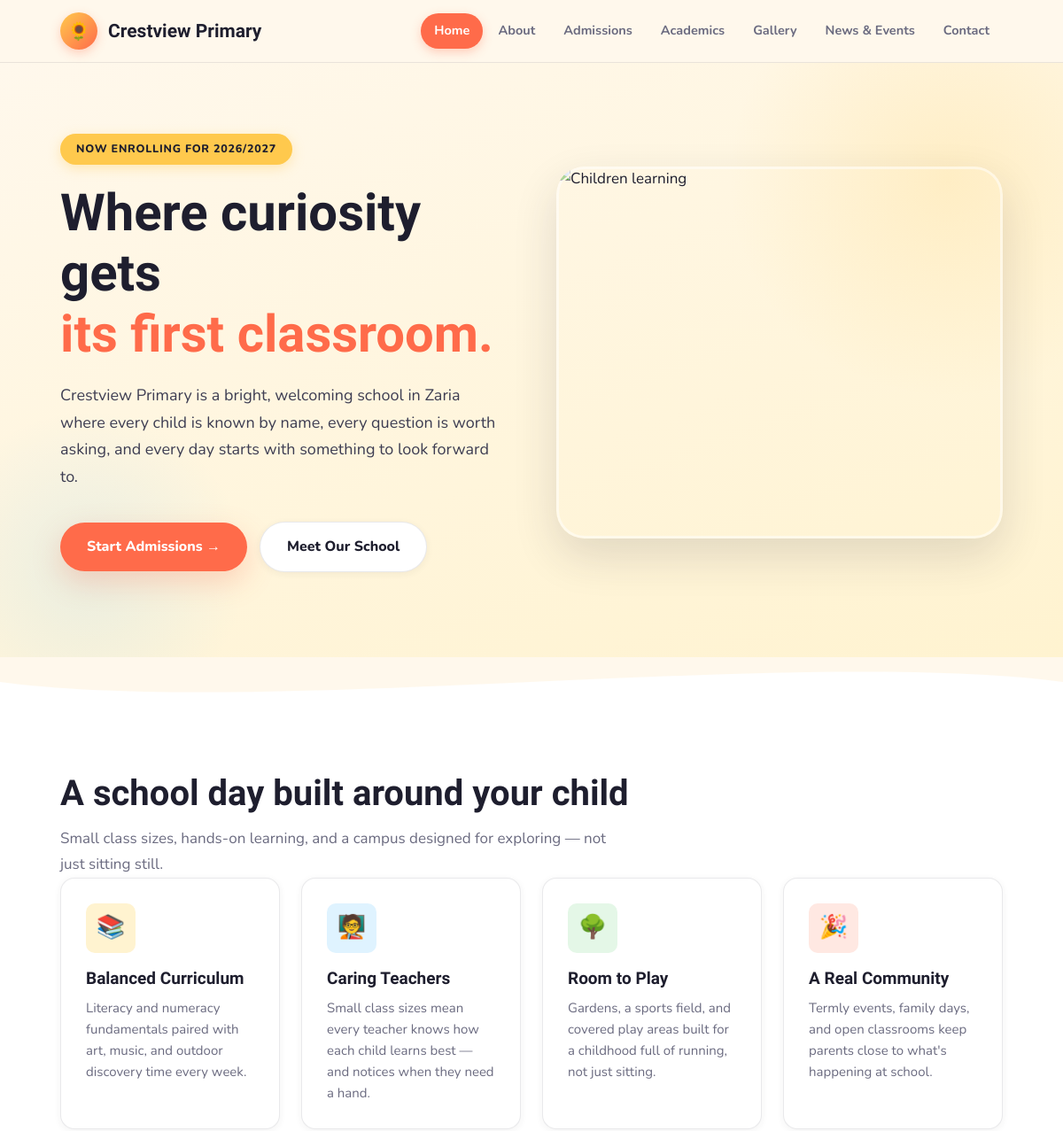
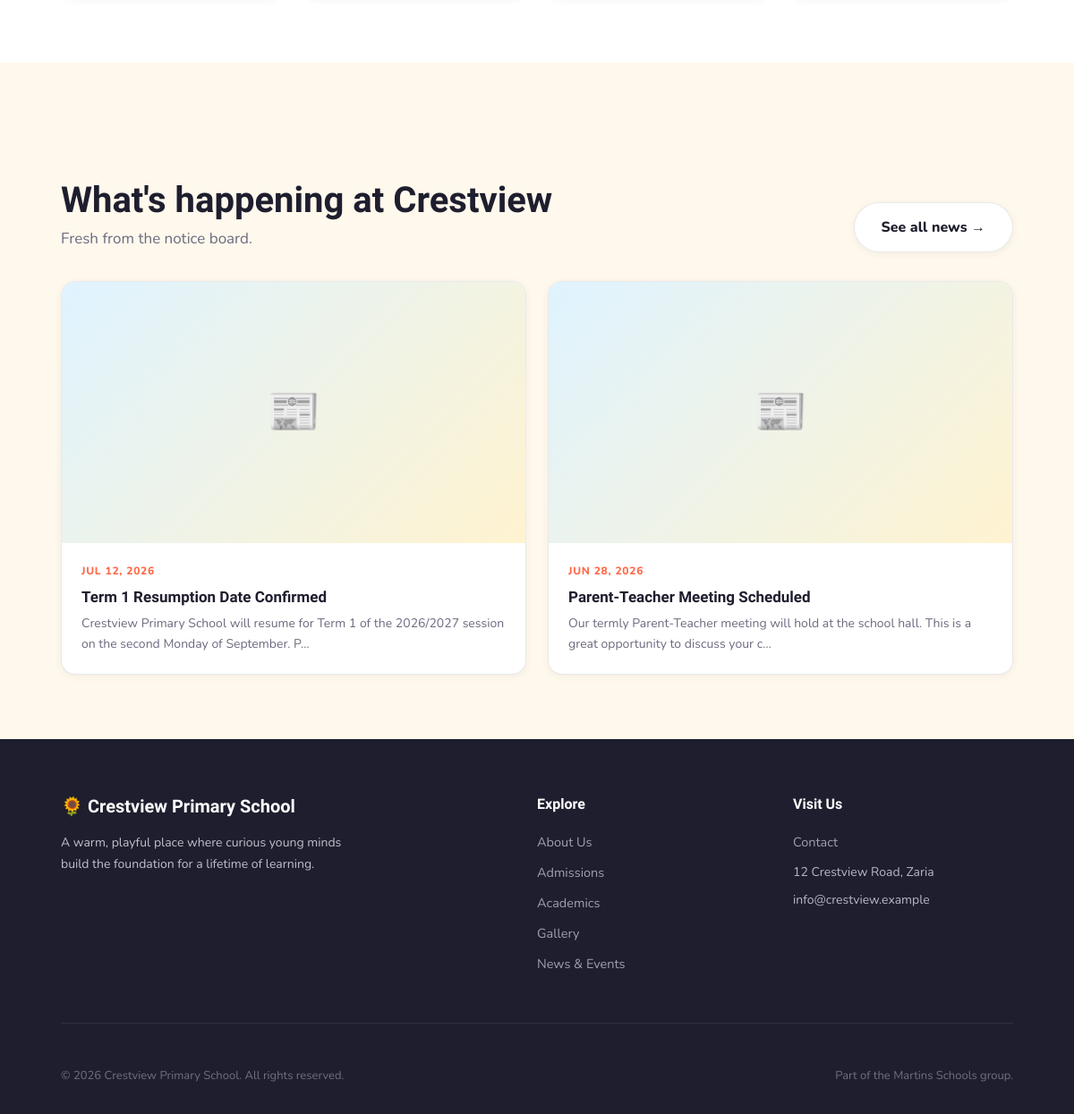
The app's page /crestview/index.php with its own data (2 pictures, top to bottom).
### tables this page shows
CREATE TABLE `news_events` (
  `id` int(11) NOT NULL,
  `school_id` int(11) NOT NULL,
  `title` varchar(200) NOT NULL,
  `body` text DEFAULT NULL,
  `image_path` varchar(255) DEFAULT NULL,
  `published_at` timestamp NOT NULL DEFAULT current_timestamp()
);

### crestview/includes/config.php (called while the page is built, shortened)
<?php
$SCHOOL_ID = 1;
?>

### crestview/index.php (the view, shortened to what this page needs)
<?php
require_once __DIR__ . '/includes/config.php';
$activePage = "home";
$stmt = $mysqli->prepare("SELECT * FROM news_events WHERE school_id = ? ORDER BY published_at DESC LIMIT 3");
$stmt->bind_param("i", $SCHOOL_ID);
$stmt->execute();
$newsResult = $stmt->get_result();
include __DIR__ . '/includes/header.php';
?>
<section class="hero">
    <div class="container hero-grid">
        <div>
            <span class="eyebrow">Now enrolling for 2026/2027</span>
            <h1>Where curiosity gets<br><span class="accent">its first classroom.</span></h1>
            <p class="lede">
                Crestview Primary is a bright, welcoming school in Zaria where
                every child is known by name, every question is worth asking,
                and every day starts with something to look forward to.
            </p>
            <div class="btn-row">
                <a href="/crestview/admissions.php" class="btn btn-primary">Start Admissions &rarr;</a>
                <a href="/crestview/about.php" class="btn btn-secondary">Meet Our School</a>
            </div>
        </div>
        <div class="hero-art" aria-hidden="true">
            <img src="https://images.unsplash.com/photo-1503676260728-1c00da094a0b?q=80&w=600&h=500&auto=format&fit=crop" alt="Children learning" style="width:100%; border-radius:20px; box-shadow:0 20px 60px rgba(0,0,0,0.15); object-fit:cover; max-height:420px;">
        </div>
    </div>
</section>
<svg class="wave-divider" viewBox="0 0 1200 60" preserveAspectRatio="none">
    <path d="M0,30 C300,70 900,-10 1200,30 L1200,60 L0,60 Z" fill="#FFFFFF"/>
</svg>
<section class="section section-alt">
    <div class="container">
        <h2 class="section-title">A school day built around your child</h2>
        <p class="section-lede">Small class sizes, hands-on learning, and a campus designed for exploring — not just sitting still.</p>
        <div class="card-grid">
            <div class="card">
                <div class="icon bg-sun">📚</div>
                <h3>Balanced Curriculum</h3>
                <p>Literacy and numeracy fundamentals paired with art, music, and outdoor discovery time every week.</p>
            </div>
            <div class="card">
                <div class="icon bg-sky">🧑‍🏫</div>
                <h3>Caring Teachers</h3>
                <p>Small class sizes mean every teacher knows how each child learns best — and notices when they need a hand.</p>
            </div>
            <div class="card">
                <div class="icon bg-grass">🌳</div>
                <h3>Room to Play</h3>
                <p>Gardens, a sports field, and covered play areas built for a childhood full of running, not just sitting.</p>
            </div>
            <div class="card">
                <div class="icon bg-coral">🎉</div>
                <h3>A Real Community</h3>
                <p>Termly events, family days, and open classrooms keep parents close to what's happening at school.</p>
            </div>
        </div>
    </div>
</section>
<svg class="wave-divider" viewBox="0 0 1200 60" preserveAspectRatio="none">
    <path d="M0,30 C300,-10 900,70 1200,30 L1200,0 L0,0 Z" fill="#FFF8EC" style="display:none"/>
</svg>
<section class="section">
    <div class="container">
        <div style="display:flex; justify-content:space-between; align-items:flex-end; flex-wrap:wrap; gap:16px; margin-bottom:32px;">
            <div>
                <h2 class="section-title" style="margin-bottom:6px;">What's happening at Crestview</h2>
                <p class="section-lede" style="margin-bottom:0;">Fresh from the notice board.</p>
            </div>
            <a href="/crestview/news.php" class="btn btn-secondary">See all news →</a>
        </div>
        <?php if ($newsResult && $newsResult->num_rows > 0): ?>
            <div class="card-grid">
                <?php while ($item = $newsResult->fetch_assoc()): ?>
                    <div class="news-card">
                        <?php if (!empty($item['image_path'])): ?>
                            <img src="<?= htmlspecialchars(resolveImage($item['image_path'])) ?>" alt="">
                        <?php else: ?>
                            <div class="news-placeholder">📰</div>
                        <?php endif; ?>
                        <div class="body">
                            <div class="date"><?= date('M j, Y', strtotime($item['published_at'])) ?></div>
                            <h3><?= htmlspecialchars($item['title']) ?></h3>
                            <p><?= htmlspecialchars(mb_strimwidth(strip_tags($item['body']), 0, 110, '…')) ?></p>
                        </div>
                    </div>
                <?php endwhile; ?>
            </div>
        <?php else: ?>
            <div class="card" style="text-align:center; padding:48px;">
                <p style="margin:0; color:var(--ink-soft);">Nothing posted yet — check back soon for updates from the school.</p>
            </div>
        <?php endif; ?>
    </div>
</section>
<?php include __DIR__ . '/includes/footer.php'; ?>

### crestview/includes/header.php (shortened to what this page needs)
<?php
$docRoot = rtrim(str_replace('\\', '/', $_SERVER['DOCUMENT_ROOT']), '/');
$siteDir = str_replace('\\', '/', realpath(__DIR__ . '/..'));
$baseUrl  = str_replace($docRoot, '', $siteDir);
?>
<!DOCTYPE html>
<html lang="en">
<head>
    <link rel="stylesheet" href="<?= $baseUrl ?>/assets/css/crestview.css">
</head>
<body>
<nav class="navbar">
    <div class="navbar-inner">
        <a href="/crestview/index.php" class="brand">
            <span class="brand-badge">🌻</span>
            Crestview Primary
        </a>
        <div class="nav-links" id="navLinks">
            <a href="/crestview/index.php" class="<?= ($activePage ?? '') === 'home' ? 'active' : '' ?>">Home</a>
            <a href="/crestview/about.php" class="<?= ($activePage ?? '') === 'about' ? 'active' : '' ?>">About</a>
            <a href="/crestview/admissions.php" class="<?= ($activePage ?? '') === 'admissions' ? 'active' : '' ?>">Admissions</a>
            <a href="/crestview/academics.php" class="<?= ($activePage ?? '') === 'academics' ? 'active' : '' ?>">Academics</a>
            <a href="/crestview/gallery.php" class="<?= ($activePage ?? '') === 'gallery' ? 'active' : '' ?>">Gallery</a>
            <a href="/crestview/news.php" class="<?= ($activePage ?? '') === 'news' ? 'active' : '' ?>">News &amp; Events</a>
            <a href="/crestview/contact.php" class="<?= ($activePage ?? '') === 'contact' ? 'active' : '' ?>">Contact</a>
        </div>
    </div>
</nav>

### crestview/includes/footer.php
<footer class="site-footer">
    <div class="container">
        <div class="footer-grid">
            <div>
                <h4 style="font-family:'Baloo 2',sans-serif; font-size:20px;">🌻 Crestview Primary School</h4>
                <p style="max-width:38ch; font-size:14px; line-height:1.7;">
                    A warm, playful place where curious young minds build the
                    foundation for a lifetime of learning.
                </p>
            </div>
            <div>
                <h4>Explore</h4>
                <a href="/crestview/about.php">About Us</a>
                <a href="/crestview/admissions.php">Admissions</a>
                <a href="/crestview/academics.php">Academics</a>
                <a href="/crestview/gallery.php">Gallery</a>
                <a href="/crestview/news.php">News &amp; Events</a>
            </div>
            <div>
                <h4>Visit Us</h4>
                <a href="/crestview/contact.php">Contact</a>
                <span style="display:block; padding:4px 0; font-size:14px; color:#B8B8C8;">12 Crestview Road, Zaria</span>
                <span style="display:block; padding:4px 0; font-size:14px; color:#B8B8C8;">info@crestview.example</span>
            </div>
        </div>
        <div class="footer-bottom">
            <span>© <?= date('Y') ?> Crestview Primary School. All rights reserved.</span>
            <span>Part of the Martins Schools group.</span>
        </div>
    </div>
</footer>
</body>
</html>

### records on screen
news_events: published_at "JUL 12, 2026", title "Term 1 Resumption Date Confirmed", body "Crestview Primary School will resume for Term 1 of the 2026/2027 session on the second Monday of September. P…"
news_events: published_at "JUN 28, 2026", title "Parent-Teacher Meeting Scheduled", body "Our termly Parent-Teacher meeting will hold at the school hall. This is a great opportunity to discuss your c…"
